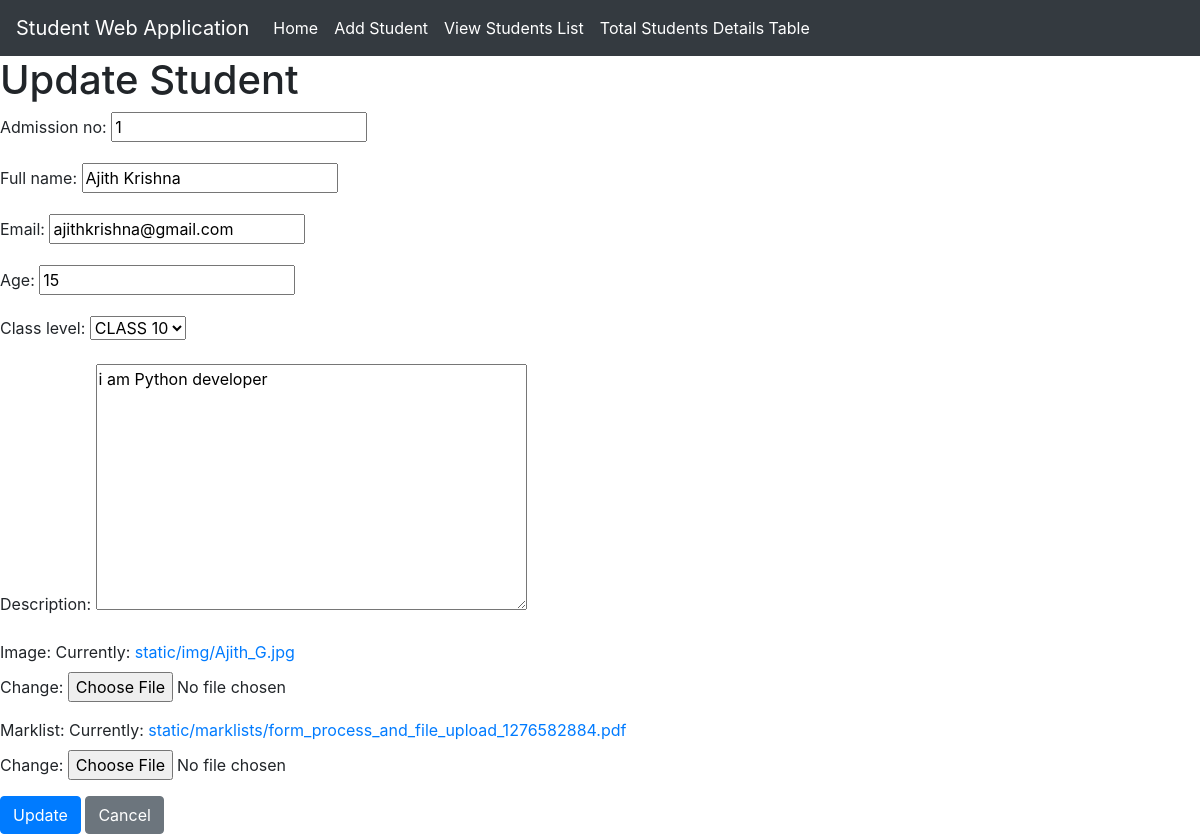
Screenshot of /update/17/ with the database file from the repository.
### studentapp/models.py (models this page shows, shortened)
class Student(models.Model):
    admission_no =CharField(max_length=10, unique=True)
    full_name = CharField(max_length=50)
    email =EmailField(max_length=100)
    age = IntegerField()
    class_level = ForeignKey(CLASS_CHOICES, on_delete=models.CASCADE)
    description = TextField()
    image = ImageField(upload_to='static/img')
    marklist = FileField(upload_to='static/marklists/')

### studentapp/views.py (the view)
# urls.py: path('update/<int:student_id>/', views.student_update, name='student_update'),
def student_update(request, student_id):
    student = get_object_or_404(Student, id=student_id)
    if request.method == 'POST':
        form = StudentForm(request.POST, instance=student)
        if form.is_valid():
            form.save()
            return redirect('update_view')
    else:
        form = StudentForm(instance=student)
    return render(request, 'student/update.html', {'form': form})

### studentapp/forms.py
class StudentForm(forms.ModelForm):
    class Meta:
        model = Student
        fields = '__all__'

### studentapp/models.py (called while the page is built)
    def __str__(self):
        return self.name

### templates/student/update.html (shortened to what this page needs)
{% extends 'student/base.html' %}
{% block content %}
<h1>Update Student</h1>
<form method="post" action="">
    {{ form.as_p }}
    <button type="submit" class="btn btn-primary">Update</button>
    <a href="#" class="btn btn-secondary">Cancel</a>
</form>
{% endblock %}

### rows the page displays
Student: admission_no "1", full_name "Ajith Krishna", email "ajithkrishna@gmail.com", age "15", class_level "CLASS 10", description "i am Python developer"
